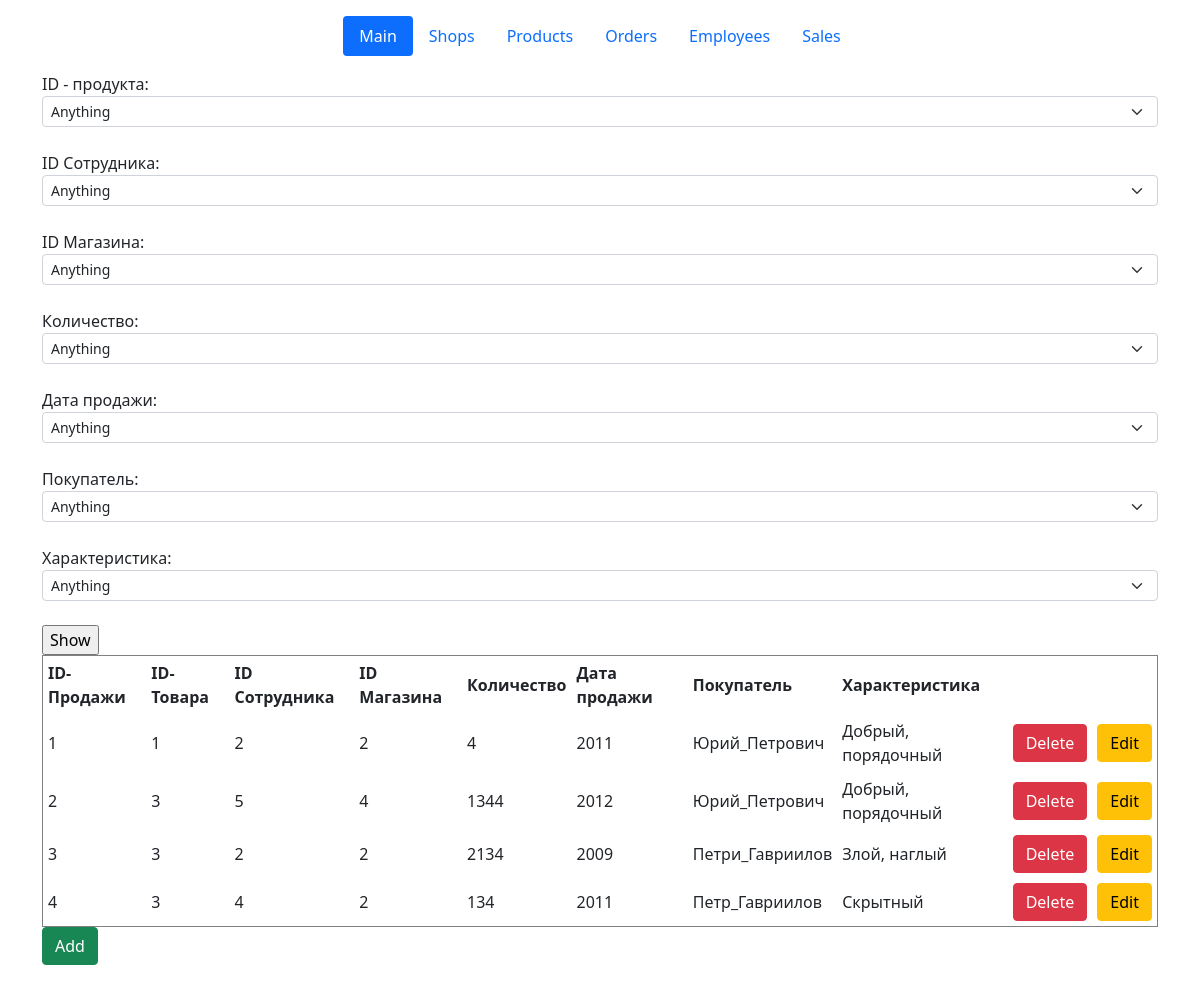
Before: /sales with the older database file.
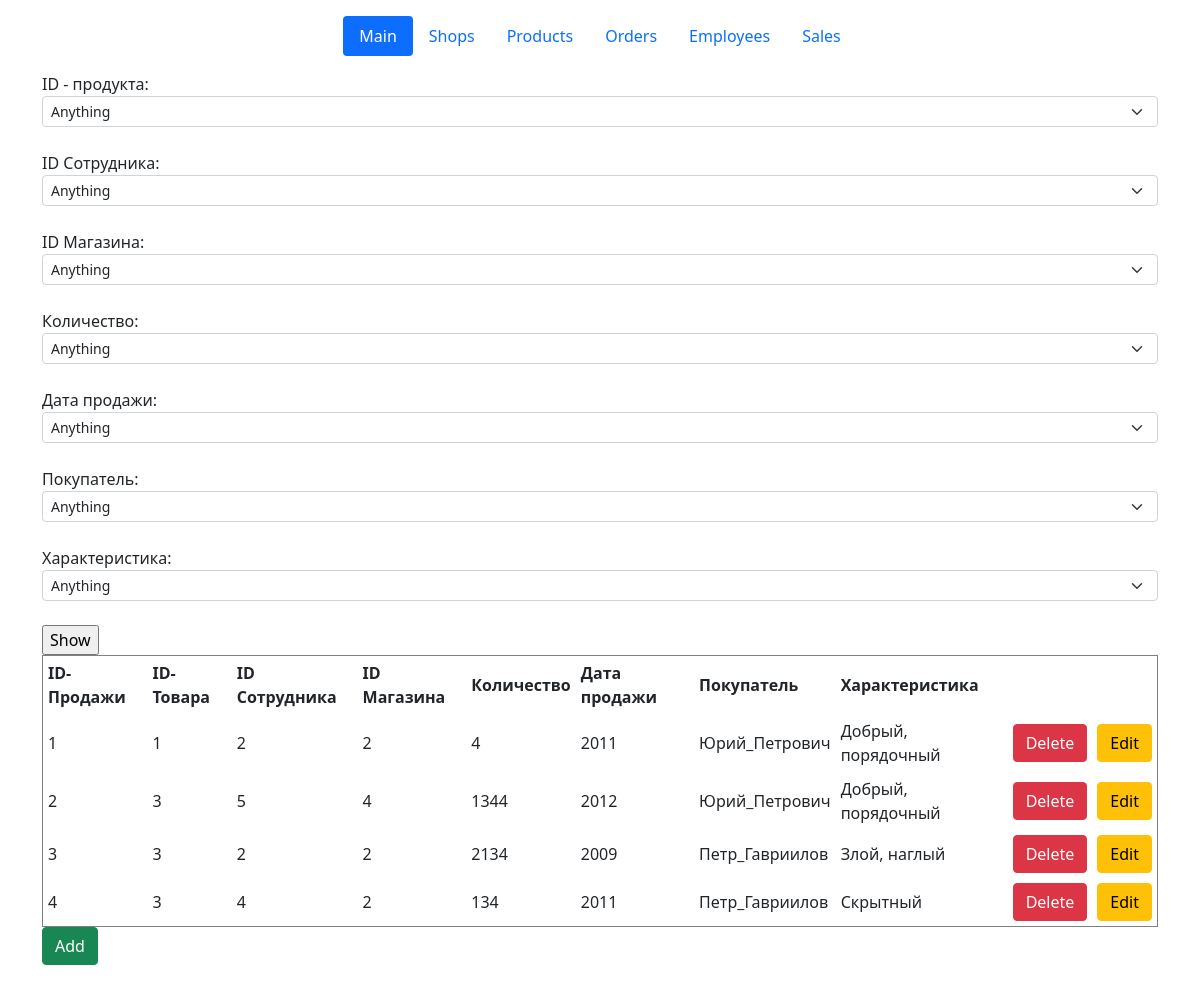
After: the same page with the newer database file.
### classes_file.py (models this page shows, shortened)
class Sales(db.Model):
    id_sale = db.Column(db.Integer, primary_key=True)
    id_product = db.Column(db.Integer, nullable=False)
    id_employee = db.Column(db.Integer, nullable=False)
    id_shop = db.Column(db.Integer, nullable=False)
    amount_sale = db.Column(db.Integer, nullable=False)
    date_sale = db.Column(db.Integer, nullable=False)
    name_buyer = db.Column(db.String(30), nullable=False)
    text_buyer = db.Column(db.Text, nullable=False)

### sales.py (the view)
@app.route('/sales')
def sales():
    if "action" in request.args:
        if request.args["action"] == "del":  # для обратобки кнопки delete
            id_sale = request.args['id']
            sale = Sales.query.get_or_404(id_sale)
            try:
                db.session.delete(sale)
                db.session.commit()
                return redirect("/sales")
            except:
                return "При удалении записи произошла ошибка"
        elif request.args["action"] == "choice":
            id_product_lst = [request.args['id_product']]
            id_employee_lst = [request.args['id_employee']]
            id_shop_lst = [request.args['id_shop']]
            amount_sale_lst = [request.args['amount_sale']]
            date_sale_lst = [request.args['date_sale']]
            name_buyer_lst = [request.args['name_buyer']]
            text_buyer_lst = [request.args['text_buyer']]
            if request.args['id_product'] == "any":
                temp = db.session.execute(f"SELECT id_product from Sales").fetchall()
                id_product_lst = [temp[i][0] for i in range(len(temp))]
            if request.args['id_employee'] == "any":
                temp = db.session.execute(f"SELECT id_employee from Sales").fetchall()
                id_employee_lst = [temp[i][0] for i in range(len(temp))]
            if request.args['id_shop'] == "any":
                temp = db.session.execute(f"SELECT id_shop from Sales").fetchall()
                id_shop_lst = [temp[i][0] for i in range(len(temp))]
            if request.args['amount_sale'] == "any":
                temp = db.session.execute(f"SELECT amount_sale from Sales").fetchall()
                amount_sale_lst = [temp[i][0] for i in range(len(temp))]
            if request.args['date_sale'] == "any":
                temp = db.session.execute(f"SELECT date_sale from Sales").fetchall()
                date_sale_lst = [temp[i][0] for i in range(len(temp))]
            if request.args['name_buyer'] == "any":
                temp = db.session.execute(f"SELECT name_buyer from Sales").fetchall()
                name_buyer_lst = [temp[i][0] for i in range(len(temp))]
            if request.args['text_buyer'] == "any":
                temp = db.session.execute(f"SELECT text_buyer from Sales").fetchall()
                text_buyer_lst = [temp[i][0] for i in range(len(temp))]
            table = db.session.query(Sales) \
                .filter(Sales.id_product.in_(id_product_lst)) \
                .filter(Sales.id_employee.in_(id_employee_lst)) \
                .filter(Sales.id_shop.in_(id_shop_lst)) \
                .filter(Sales.amount_sale.in_(amount_sale_lst)) \
                .filter(Sales.date_sale.in_(date_sale_lst)) \
                .filter(Sales.name_buyer.in_(name_buyer_lst)) \
                .filter(Sales.text_buyer.in_(text_buyer_lst))
            return render_template("sales.html", table=table)
        else:
            return redirect("/sales")
    else:
        table = Sales.query.order_by(Sales.id_sale).all()
        return render_template("Sales.html", table=table)

### templates/sales.html (shortened to what this page needs)
{% extends 'base.html' %}
{% block body %}
<form action="/order-choice" method="POST" id="data">
    ID - продукта:
    <select name="id_product" class="form-select form-select-sm">
        <option value="any" label = "Anything">
            {% for el in table %}
        <option value={{el.id_product}}  label = {{el.id_product}}>
            {% endfor %}
    </select>
    <br>ID Сотрудника:
    <select name="id_employee" class="form-select form-select-sm">
        <option value="any" label = "Anything">
            {% for el in table %}
        <option value={{el.id_employee}}  label = {{el.id_employee}}>
            {% endfor %}
    </select>
    <br>ID Магазина:
    <select name="id_shop" class="form-select form-select-sm">
        <option value="any" label = "Anything">
            {% for el in table %}
        <option value={{el.id_shop}}  label = {{el.id_shop}}>
            {% endfor %}
    </select>
    <br>Количество:
    <select name="amount_sale" class="form-select form-select-sm">
        <option value="any" label = "Anything">
            {% for el in table %}
        <option value={{el.amount_sale}}  label = {{el.amount_sale}}>
            {% endfor %}
    </select>
    <br>Дата продажи:
    <select name="date_sale" class="form-select form-select-sm">
        <option value="any" label = "Anything">
            {% for el in table %}
        <option value={{el.date_sale}}  label = {{el.date_sale}}>
            {% endfor %}
    </select>
    <br>Покупатель:
    <select name="name_buyer" class="form-select form-select-sm">
        <option value="any" label = "Anything">
            {% for el in table %}
        <option value={{el.name_buyer}}  label = {{el.name_buyer}}>
            {% endfor %}
    </select>
    <br>Характеристика:
    <select name="text_buyer" class="form-select form-select-sm">
        <option value="any" label = "Anything">
            {% for el in table %}
        <option value={{el.text_buyer}}  label = {{el.text_buyer}}>
            {% endfor %}
    </select><br>
    <input type="submit" name="btn btn-success" value="Show"><br>
</form>
<table border="1" width="100%" cellpadding="5">
    <tr>
        <th>ID-Продажи</th>
        <th>ID-Товара</th>
        <th>ID Сотрудника</th>
        <th>ID Магазина</th>
        <th>Количество</th>
        <th>Дата продажи</th>
        <th>Покупатель</th>
        <th>Характеристика</th>
        <th></th>
        <th></th>
    </tr>
    {% for el in table %}
    <tr>
        <td>{{ el.id_sale }}</td>
        <td>{{ el.id_product }}</td>
        <td>{{ el.id_employee }}</td>
        <td>{{ el.id_shop }}</td>
        <td>{{ el.amount_sale }}</td>
        <td>{{ el.date_sale }}</td>
        <td>{{ el.name_buyer }}</td>
        <td>{{ el.text_buyer }}</td>
        <td>
            <a href="/sales?id={{el.id_sale}}&action=del" class="btn btn-danger">Delete</a>
        </td>
        <td>
            <a href="/sales/{{el.id_sale}}/edit" class="btn btn-warning">Edit</a>
        </td>
    </tr>
    {% endfor %}
</table>
<a href="/sales/create" class="btn btn-success">Add</a><br><br>
{% endblock %}

### templates/base.html (shortened to what this page needs)
<!doctype html>
<html lang="en">
<head>
    <link href="https://cdn.jsdelivr.net/npm/bootstrap@5.0.0/dist/css/bootstrap.min.css" rel="stylesheet">
</head>
<body>
<div class="container">
    <header class="d-flex justify-content-center py-3">
        <ul class="nav nav-pills">
            <li class="nav-item"><a href="/main" class="nav-link active" aria-current="page">Main</a></li>
            <li class="nav-item"><a href="/shops" class="nav-link" aria-current="page">Shops</a></li>
            <li class="nav-item"><a href="/products" class="nav-link">Products</a></li>
            <li class="nav-item"><a href="/orders" class="nav-link">Orders</a></li>
            <li class="nav-item"><a href="/employees" class="nav-link">Employees</a></li>
            <li class="nav-item"><a href="/sales" class="nav-link">Sales</a></li>
        </ul>
    </header>
</div>
    <div class="container">
        {% block body %}{% endblock %}
    </div>
</body>
</html>

Changed rows visible on the page:
changed Sales "Злой, наглый": name_buyer "Петри_Гавриилов" → "Петр_Гавриилов"
